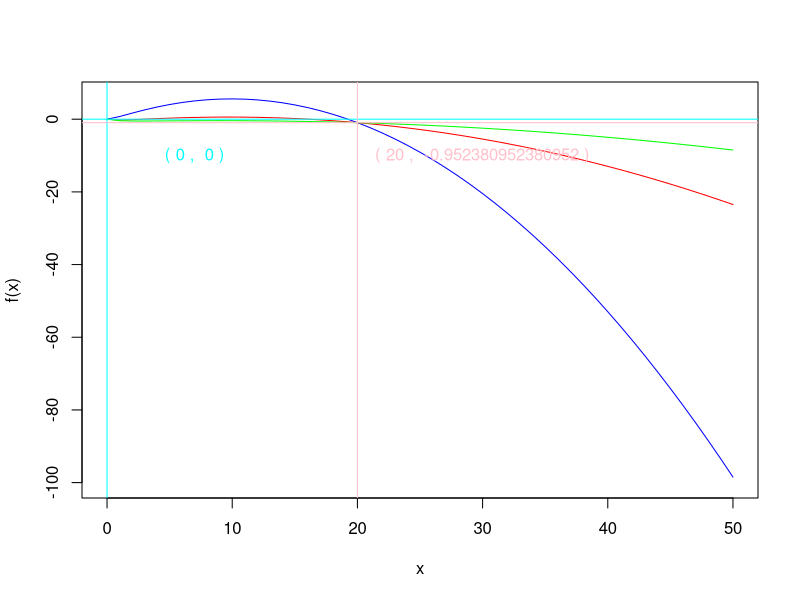
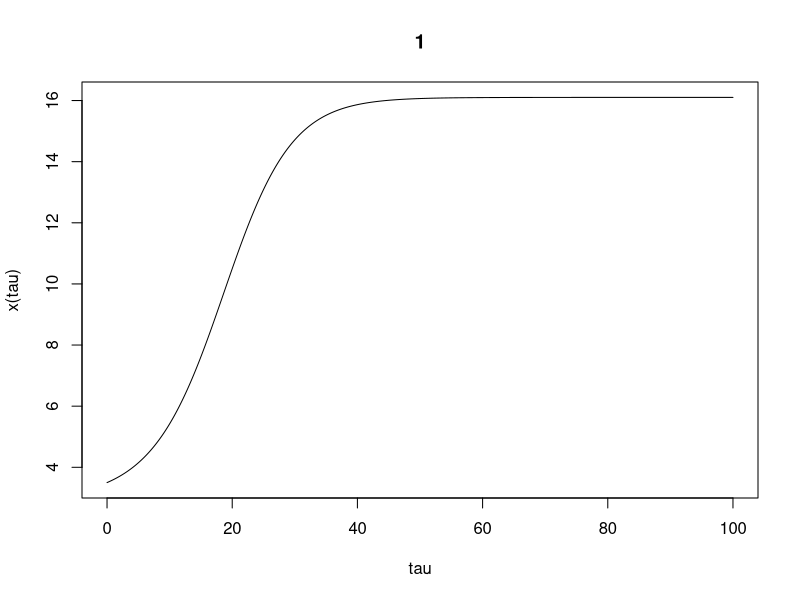

The R source for these figures, in order:
## Equation For population with predation model

# dx/dtau = (alpha * x * (1-(x/K)) ) - (x/(1+x)) = f(x)

library(deSolve)

## Part 1
x <- seq(0, 50, 1)
f1 <- (1.3 * x * (1-(x/20)) ) - (x/(1+x)) # alpha = 1.3
f2 <- (0.3 * x * (1-(x/20)) ) - (x/(1+x)) # alpha = 0.3
f3 <- (0.1 * x * (1-(x/20)) ) - (x/(1+x)) # alpha = 0.1
plot(x, f1, type = "l", xlab = "x", ylab = "f(x)", ylim = c(-100, 6), col = "blue")
lines(x, f2, col="red", ylim = c(-100, 6))
lines(x, f3, col="green", ylim = c(-100,6))

# Run this part only after plotting to know how many values are intersecting
vals = f1 == f2 & f1 == f3 # logical vector
f = f1 # contains all values of f1
f <- f[vals] # selects only intersection of f1, f2, f3
x_f <- x[vals] # selects only x values of intersection of f1, f2, f3

# Mark the fixed points on the graph

# First Point
abline(v = x_f[1], col = "cyan") # v for vertical line
abline(h = f[1], col = "cyan") # h for horizontal line
text(7,-10, paste("(", x_f[1], ", ", f[1], ")"), col = "cyan")

# Second Point
abline(v = x_f[2], col = "pink") # v for vertical line
abline(h = f[2], col = "pink") # h for horizontal line
text(30,-10, paste("(", x_f[2], ", ", f[2], ")"), col = "pink")

## Part 2
# Define model function with tau, initial values, parameter

pop = function(t, init, para){
  K <- 20
  alpha <- para
  x <- init
  dx <- (alpha * x * (1-(x/K)) ) - (x/(1+x)) # dx here refers to dx/dtau
  list(dx) # function automatically returns dx as a list
}

# Give initial value - x(tau = 0)
#init <- 1.2
init <- 3.5 # Give in second round

# Give parameter value -  alpha = growth rate
para <- 0.3

# Tau range for solution - till 100
tau <- seq(0, 100, 0.0001)

# Calling ODE function
out <- ode(y = init, times = tau, func = pop, parms = para)

# Plotting solution for u(tau)
plot(out, type = "l", xlab = "tau", ylab = "x(tau)")

# Yes, there is a difference in the steady state values.
# For x(0) = 1.2, the steady state value is 0
# For x(0) = 3.5, the steady state value is 16
# This is because the solution of the logistic equation part of the function is a
# sigmoid function. The other part's solution is -x + ln|x+1| + c (haven't determined c here)
# When the initial value changes, i.e., x(0) changes, it changes the entire x(tau) function.
# Hence the graphs will be different.

#Print summary
print(out)
